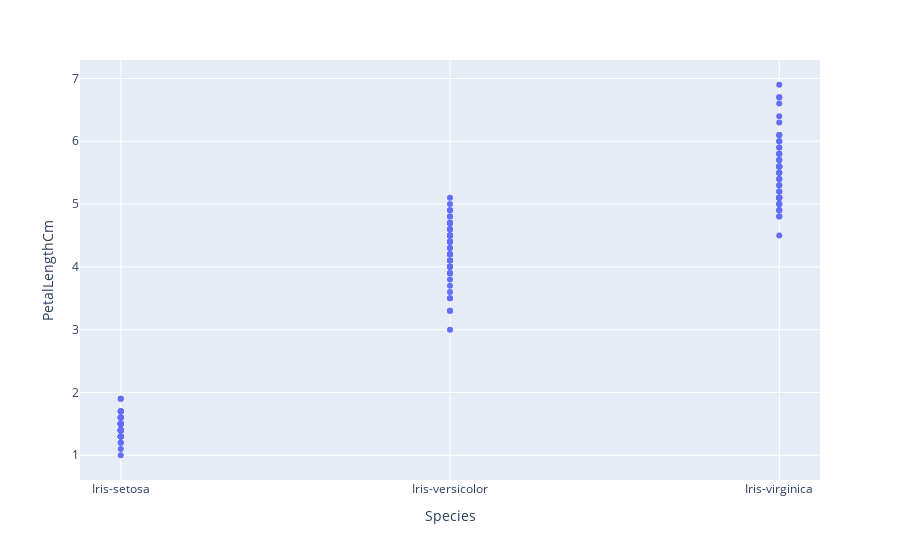

The cell this chart's notebook holds for it:
### Code cell
px.scatter(iris,x="Species",y="PetalLengthCm")

### Figure 1 — Plotly figure (JSON) as saved in the notebook; plotly's stock layout.template omitted (floating-point values rounded to 4 significant figures; data arrays with more than 128 entries replaced by an {"elided": "..."} marker saying what was removed)
{"data": [{"hovertemplate": "Species=%{x}<br>PetalLengthCm=%{y}<extra></extra>", "legendgroup": "", "marker": {"color": "#636efa", "symbol": "circle"}, "mode": "markers", "name": "", "showlegend": false, "type": "scatter", "x": {"elided": "150 str values"}, "xaxis": "x", "y": {"elided": "150 float values"}, "yaxis": "y"}], "layout": {"legend": {"tracegroupgap": 0}, "margin": {"t": 60}, "xaxis": {"anchor": "y", "domain": [0, 1], "title": {"text": "Species"}}, "yaxis": {"anchor": "x", "domain": [0, 1], "title": {"text": "PetalLengthCm"}}}}
